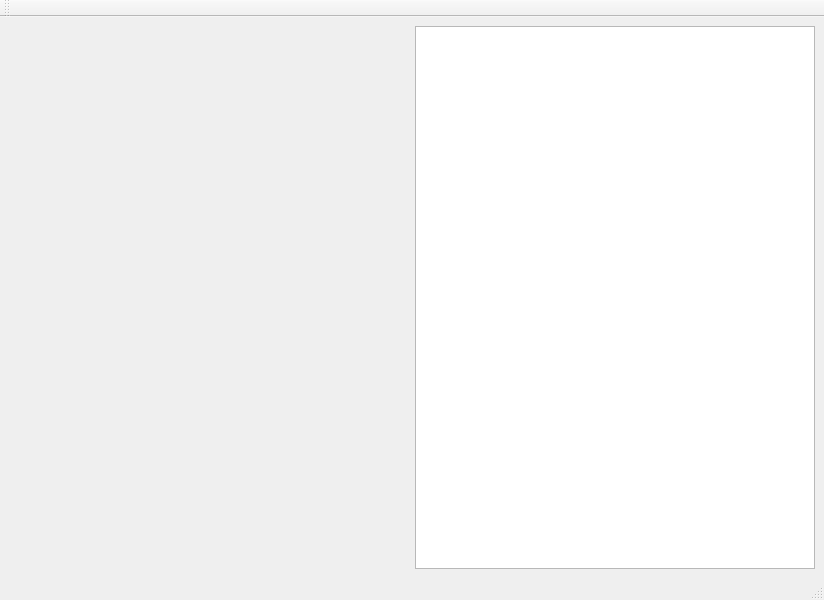
<?xml version="1.0" encoding="UTF-8"?>
<ui version="4.0">
 <class>MainWindow</class>
 <widget class="QMainWindow" name="MainWindow">
  <property name="geometry">
   <rect>
    <x>0</x>
    <y>0</y>
    <width>800</width>
    <height>600</height>
   </rect>
  </property>
  <property name="windowTitle">
   <string>MainWindow</string>
  </property>
  <widget class="QWidget" name="centralwidget">
   <layout class="QGridLayout" name="gridLayout">
    <item row="0" column="0">
     <layout class="QHBoxLayout" name="horizontalLayout">
      <item>
       <widget class="Info" name="widget" native="true">
        <property name="sizePolicy">
         <sizepolicy hsizetype="Minimum" vsizetype="Minimum">
          <horstretch>0</horstretch>
          <verstretch>0</verstretch>
         </sizepolicy>
        </property>
        <property name="minimumSize">
         <size>
          <width>400</width>
          <height>0</height>
         </size>
        </property>
       </widget>
      </item>
      <item>
       <widget class="QListWidget" name="ListItems">
        <property name="sizePolicy">
         <sizepolicy hsizetype="Minimum" vsizetype="Minimum">
          <horstretch>0</horstretch>
          <verstretch>0</verstretch>
         </sizepolicy>
        </property>
        <property name="minimumSize">
         <size>
          <width>400</width>
          <height>0</height>
         </size>
        </property>
       </widget>
      </item>
     </layout>
    </item>
   </layout>
  </widget>
  <widget class="QMenuBar" name="menubar">
   <property name="geometry">
    <rect>
     <x>0</x>
     <y>0</y>
     <width>800</width>
     <height>21</height>
    </rect>
   </property>
  </widget>
  <widget class="QStatusBar" name="statusbar"/>
  <widget class="QToolBar" name="toolBar">
   <property name="windowTitle">
    <string>toolBar</string>
   </property>
   <attribute name="toolBarArea">
    <enum>TopToolBarArea</enum>
   </attribute>
   <attribute name="toolBarBreak">
    <bool>false</bool>
   </attribute>
  </widget>
 </widget>
 <customwidgets>
  <customwidget>
   <class>Info</class>
   <extends>QWidget</extends>
   <header>info.h</header>
   <container>1</container>
  </customwidget>
 </customwidgets>
 <resources/>
 <connections/>
</ui>
